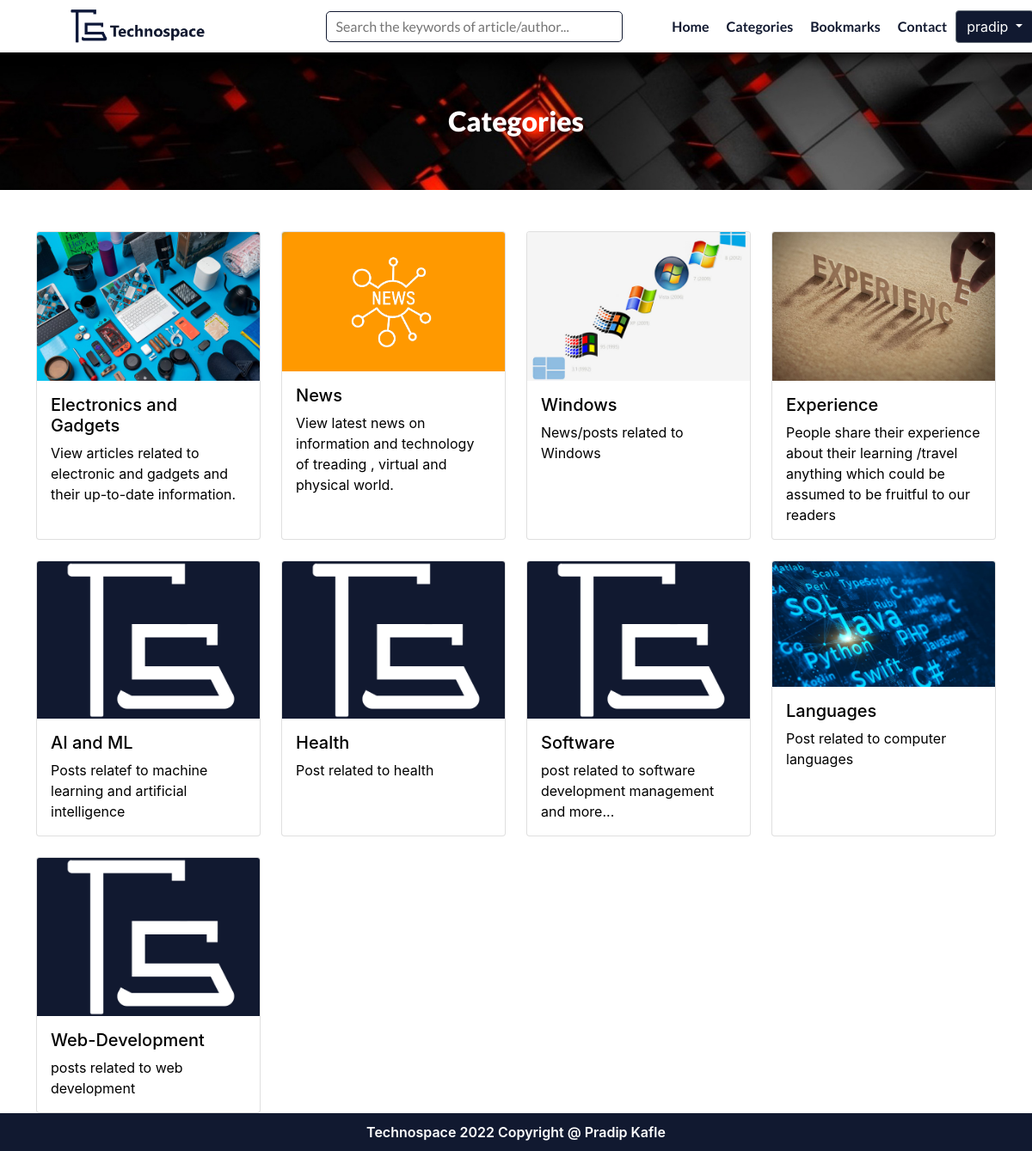
The app's page /categories (signed in) with its own data.
### main_app/models.py (models this page shows, shortened)
class Category(models.Model):
    name = models.CharField(max_length=100)
    description = models.TextField(max_length=200)
    slug = models.SlugField(max_length=100 ,null=True)
    image = models.ImageField(upload_to="category_img/")

### main_app/views.py (the view)
# urls.py: path('categories',views.category,name="categoryPage"),
@login_required(login_url='login')
def category(request):
    all_categories = Category.objects.all()
    context = {
        'all_categories':all_categories
    }
    return render(request,'AcutePages/categories.html',context)

### templates/AcutePages/categories.html (shortened to what this page needs)
{% extends 'base.html' %}
{% load static %}
{% block header_files %}<link rel="stylesheet" href="{% static 'css/categories.css' %}">{% endblock header_files %}
{% block body %}
<div class="blogpost_hero d-flex justify-content-center align-items-center">
    <div class="main_title">Categories</div>
</div>
<div class="container pt-5">
    <div class="subscribe_blog">
        <div class="row row-cols-1 row-cols-md-4 g-4">
            {% for each in all_categories %}
                <div class="col">
                    <div class="card h-100">
                        <img src="../media/{{each.image}}" class="card-img-top" alt="...">
                        <a href="category/{{each.id}}" style="text-decoration: none;color: black;">
                            <div class="card-body">
                                <h5 class="card-title">{{each.name}}</h5>
                                <p class="card-text">{{each.description}}</p>
                            </div>
                        </a>
                    </div>
                </div>
            {% endfor %}
        </div>
    </div>
</div>
{% endblock body %}

### templates/base.html (shortened to what this page needs)
<!DOCTYPE html>
{% load static %}
<html lang="en">
<head>
    <link href="https://cdn.jsdelivr.net/npm/bootstrap@5.1.3/dist/css/bootstrap.min.css" rel="stylesheet">
    <link rel="stylesheet" href="https://cdnjs.cloudflare.com/ajax/libs/font-awesome/6.0.0-beta2/css/all.min.css" />
    <link rel="stylesheet" href="{% static 'css/base.css' %}">
    {% block header_files %}{% endblock header_files %}
</head>
<body>
    <nav>
        <div class="wrapper shadow">
            <div class="row">
                <div class="left col-3">
                    <div class="wrapper_right d-flex flex-row justify-content-start align-content-center">
                        <a href="{% url 'blog_homepage' %}" class="mx-auto"><img src="../media/root_images/final_logo_with_text.PNG"  width="160" alt="" ></a>
                    </div>
                </div>
                <form action="" method="GET" class="center col-5 d-flex justify-content-center align-items-center">
                    <input type="text" class="searchbox" placeholder="Search the keywords of article/author..." name='search'>
                </form>
                <div class="right col-4 d-flex flex-row justify-content-center align-items-center">
                    <a href="{% url 'blog_homepage' %}">Home</a>
                    <a href="{% url 'categoryPage' %}">Categories</a>
                    <a href="{% url 'bookmarksPage' %}">Bookmarks</a>
                    <a href="{% url 'contactPage' %}">Contact</a>
                    <div class="dropdown">
                        <button class="btn btn-secondary dropdown-toggle" type="button" id="dropdownMenuButton1" data-bs-toggle="dropdown" aria-expanded="false" style="background-color:#111930">
                          {{request.user}}
                        </button>
                      </div>
                </div>
            </div>
        </div>
    </nav>
    {% block body %}
    {% endblock body %}
<footer>
    <div class="footer_box d-flex justify-content-center align-items-center">
        <span>Technospace 2022 Copyright @ Pradip Kafle</span>
    </div>
</footer>
</body>
</html>

### static/css/base.css (style rules this page uses)
* { margin: 0; padding:0; box-sizing: border-box; font-family: -apple-system, BlinkMacSystemFont, 'Segoe UI', Roboto, Oxygen, Ubuntu, Cantarell, 'Open Sans', 'Helvetica Neue', sans-serif; }
nav { width: 100%; }
.wrapper { padding:0 2rem; }
.wrapper_right { margin: 10px 10px 10px 0px; }
.searchbox { width: 75%; outline:none; border-radius: 5px; border: 1px solid #111930; font-size: 16px ; padding: 5px 10px; font-family: 'Lato', sans-serif; }
.right a { text-decoration: none; font-weight: 600; font-size: 16px; padding: 10px; color: #111930; font-family: 'Lato', sans-serif; }
.footer_box { width: 100%; padding: 10px; font-size: 1rem; font-weight: 600; color: white; background-color: #111930; }

### static/css/categories.css (style rules this page uses)
.main_title { font-family: 'Lato',sans-serif; font-size: 2rem; color: white; font-weight: 800; }
.blogpost_hero { width: 100%; height: 20vh; background-color: #11193083; background-image: url(../../media/root_images/blogposts_hero_img_1.jpg); background-position: center; background-size: cover; background-repeat: no-repeat; }

### records on screen
Category: image (picture), name "Electronics and Gadgets", description "View articles related to electronic and gadgets and their up-to-date information."
Category: image (picture), name "News", description "View latest news on information and technology of treading , virtual and physical world."
Category: image (picture), name "Windows", description "News/posts related to Windows"
Category: image (picture), name "Experience", description "People share their experience about their learning /travel anything which could be assumed to be fruitful to our readers"
Category: image (placeholder picture), name "AI and ML", description "Posts relatef to machine learning and artificial intelligence"
Category: image (placeholder picture), name "Health", description "Post related to health"
Category: image (placeholder picture), name "Software", description "post related to software development management and more..."
Category: image (picture), name "Languages", description "Post related to computer languages"
Category: image (placeholder picture), name "Web-Development", description "posts related to web development"

### other values on screen
{{ request.user }} "pradip"
